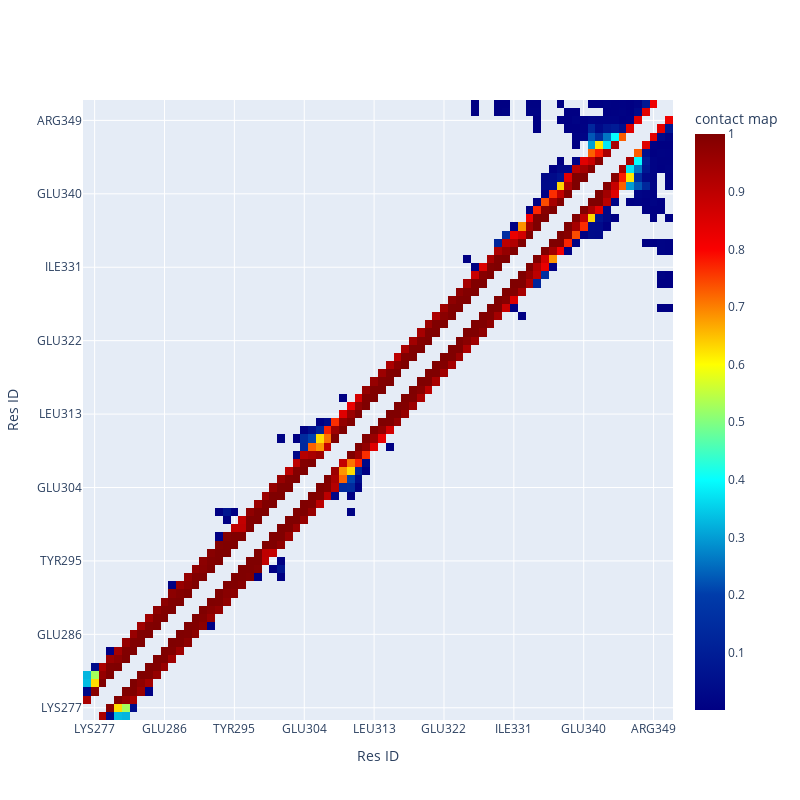

Here is the notebook cell this chart was saved with:
### Code cell
bzip.viz_contacts()

### Figure 1 — Plotly figure (JSON) as saved in the notebook; plotly's stock layout.template omitted (floating-point values rounded to 4 significant figures; data arrays with more than 128 entries replaced by an {"elided": "..."} marker saying what was removed)
{"data": [{"colorbar": {"title": {"text": "contact map"}}, "colorscale": [[0, "rgb(0,0,131)"], [0.2, "rgb(0,60,170)"], [0.4, "rgb(5,255,255)"], [0.6, "rgb(255,255,0)"], [0.8, "rgb(250,0,0)"], [1, "rgb(128,0,0)"]], "type": "heatmap", "x": ["GLU276", "LYS277", "LEU278", "ASP279", "LYS280", "LYS281", "LEU282", "LYS283", "LYS284", "MET285", "GLU286", "GLN287", "ASN288", "LYS289", "THR290", "ALA291", "ALA292", "THR293", "ARG294", "TYR295", "ARG296", "GLN297", "LYS298", "LYS299", "ARG300", "ALA301", "GLU302", "GLN303", "GLU304", "ALA305", "LEU306", "THR307", "GLY308", "GLU309", "CYS310", "LYS311", "GLU312", "LEU313", "GLU314", "LYS315", "LYS316", "ASN317", "GLU318", "ALA319", "LEU320", "LYS321", "GLU322", "ARG323", "ALA324", "ASP325", "SER326", "LEU327", "ALA328", "LYS329", "GLU330", "ILE331", "GLN332", "TYR333", "LEU334", "LYS335", "ASP336", "LEU337", "ILE338", "GLU339", "GLU340", "VAL341", "ARG342", "LYS343", "ALA344", "ARG345", "GLY346", "LYS347", "LYS348", "ARG349", "VAL350", "PRO351"], "y": ["GLU276", "LYS277", "LEU278", "ASP279", "LYS280", "LYS281", "LEU282", "LYS283", "LYS284", "MET285", "GLU286", "GLN287", "ASN288", "LYS289", "THR290", "ALA291", "ALA292", "THR293", "ARG294", "TYR295", "ARG296", "GLN297", "LYS298", "LYS299", "ARG300", "ALA301", "GLU302", "GLN303", "GLU304", "ALA305", "LEU306", "THR307", "GLY308", "GLU309", "CYS310", "LYS311", "GLU312", "LEU313", "GLU314", "LYS315", "LYS316", "ASN317", "GLU318", "ALA319", "LEU320", "LYS321", "GLU322", "ARG323", "ALA324", "ASP325", "SER326", "LEU327", "ALA328", "LYS329", "GLU330", "ILE331", "GLN332", "TYR333", "LEU334", "LYS335", "ASP336", "LEU337", "ILE338", "GLU339", "GLU340", "VAL341", "ARG342", "LYS343", "ALA344", "ARG345", "GLY346", "LYS347", "LYS348", "ARG349", "VAL350", "PRO351"], "z": {"elided": "76x76 float values"}}], "layout": {"coloraxis": {"cmax": 1, "cmin": 0}, "height": 800, "width": 800, "xaxis": {"dtick": 9, "tick0": 1, "tickmode": "linear", "title": {"text": "Res ID"}}, "yaxis": {"dtick": 9, "tick0": 1, "tickmode": "linear", "title": {"text": "Res ID"}}}}
